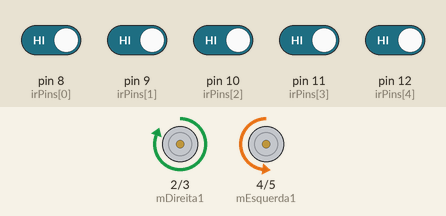
The sketch below on a simulated Arduino Uno, built with avr-gcc and run on an emulated ATmega328P. Parts: motor-driver pin pairs drawn as motors (green arrow = first pin HIGH = forward, orange = second pin HIGH = backward, longer = more drive). Inputs (shaded band) come from the test bench; at power-on: pin 8 (irPins[0]), pin 9 (irPins[1]), pin 10 (irPins[2]), pin 11 (irPins[3]), pin 12 (irPins[4]) HIGH.

Above: at 1.4 s.
1.5 s: pin 8 (irPins[0]) driven LOW and pin 9 (irPins[1]) driven LOW
At 2.2 s:
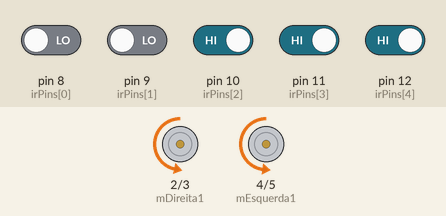
3.0 s: pin 8 (irPins[0]) driven HIGH
At 3.4 s:
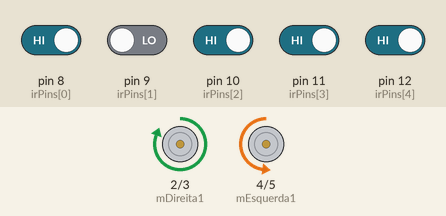
4.5 s: pin 8 (irPins[0]) driven LOW
At 5.7 s:
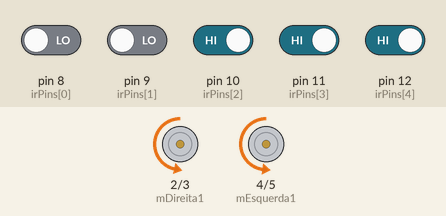
6.0 s: pin 9 (irPins[1]) driven HIGH
At 6.8 s:
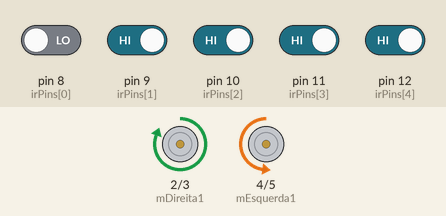
7.5 s: pin 11 (irPins[3]) driven LOW and pin 12 (irPins[4]) driven LOW
At 8.0 s:
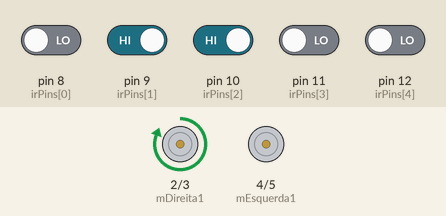
Timing chart, 0 to 10.0 s (numbered marks = the images above; inputs shaded):
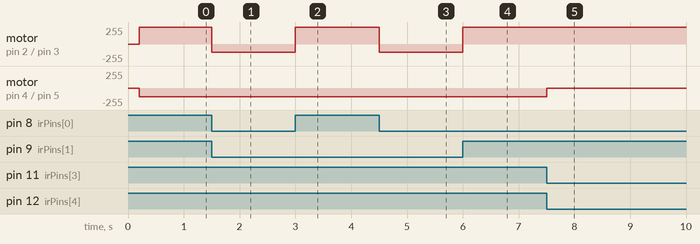

The sketch:

codigo_sensor_motor.ino
```cpp
//CODE BY TURMINHA DO DIDI 😂🤣 MORCEGOPOCILGA

//VARIAVEIS DO IR
const int irPins[5] = {8, 9, 10, 11,12};
int irSensorDigital[5] = {0,0,0,0,0};

//VARIAVEIS DO MOTOR
int mDireita1 = 2;
int mDireita2 = 3;
int mEsquerda1 = 4;
int mEsquerda2 = 5;
void setup() {

    // PINAGEM DO SENSOR IR COMO ENTRADA
  for (int i = 0; i <= 5; i++){
    pinMode(irPins[i], INPUT);
  }

  //PINAGEM DO MOTOR COMO SAÍDA
  pinMode (mDireita1, OUTPUT);
  pinMode (mDireita2, OUTPUT);
  pinMode (mEsquerda1, OUTPUT);
  pinMode (mDireita2, OUTPUT);

  delay(200);
  Serial.begin(9600);
}

void loop() {

  for ( int count = 0; count < 5;count++ ){

    irSensorDigital[count] = digitalRead(irPins[count]);
    }

  start();

  for ( int count = 0; count < 4;count++ ){

    irSensorDigital[count] = digitalRead(irPins[count]);
  }

}


void andar_frente() {
  analogWrite (mDireita1, 130);
  analogWrite (mDireita2, 0);
  analogWrite (mEsquerda1, 0);
  analogWrite (mEsquerda2, 130);
}

void andar_esquerda() {
  analogWrite (mDireita1, 130);
  analogWrite (mDireita2, 0);
  analogWrite (mEsquerda1, 125);
  analogWrite (mEsquerda2, 0);
}

void andar_direita() {
  analogWrite (mDireita1, 0);
  analogWrite (mDireita2, 125);
  analogWrite (mEsquerda1, 0);
  analogWrite (mEsquerda2, 130);
}

void andar_de_re() {
  analogWrite (mDireita1, 130);
  analogWrite (mDireita2, 0);
  analogWrite (mEsquerda1, 0);
  analogWrite (mEsquerda2, 130);
}

/*
void andar_90_direita(){
  analogWrite (mDireita1, 0);
  analogWrite (mDireita2, 0);
  analogWrite (mEsquerda1, 0);
  analogWrite (mEsquerda2, 115);
  delay(1000);
}

void andar_90_esquerda(){
  analogWrite (mDireita1, 115);
  analogWrite (mDireita2, 0);
  analogWrite (mEsquerda1, 0);
  analogWrite (mEsquerda2, 0);
  delay(1000);
}
*/
void start(){

  //11100
  if (irSensorDigital[0] == 1 && irSensorDigital[1] == 1 && irSensorDigital[2] == 1 && irSensorDigital[3] == 0 && irSensorDigital[4] == 0){
    andar_esquerda();

  }

  //11000
  else if(irSensorDigital[0] == 1 && irSensorDigital[1] == 1 && irSensorDigital[2] == 0 && irSensorDigital[3] == 0 && irSensorDigital[4] == 0){
    andar_esquerda();
  }
  //10000
  else if(irSensorDigital[0] == 1 && irSensorDigital[1] == 0 && irSensorDigital[2] == 0 && irSensorDigital[3] == 0 && irSensorDigital[4] == 0){
    andar_esquerda();
  }
  //01100
  else if(irSensorDigital[0] == 0 && irSensorDigital[1] == 1 && irSensorDigital[2] == 1 && irSensorDigital[3] == 0 && irSensorDigital[4] == 0){
    andar_esquerda();
  }
  //01000
  else if(irSensorDigital[0] == 0 && irSensorDigital[1] == 1 && irSensorDigital[2] == 0 && irSensorDigital[3] == 0 && irSensorDigital[4] == 0){
    andar_esquerda();
  }

    //CASOS PARA ANDAR PARA A DIREITA

  //00111
  else if(irSensorDigital[0] == 0 && irSensorDigital[1] == 0 && irSensorDigital[2] == 1 && irSensorDigital[3] == 1 && irSensorDigital[4] == 1){
    andar_direita();

  }

  //00011
  else if(irSensorDigital[0] == 0 && irSensorDigital[1] == 0 && irSensorDigital[2] == 0 && irSensorDigital[3] == 1 && irSensorDigital[4] == 1){
    andar_direita();
  }

  //00001
  else if(irSensorDigital[0] == 0 && irSensorDigital[1] == 0 && irSensorDigital[2] == 0 && irSensorDigital[3] == 0 && irSensorDigital[4] == 1){
    andar_direita();
  }

  //00010
  else if(irSensorDigital[0] == 0 && irSensorDigital[1] == 0 && irSensorDigital[2] == 0 && irSensorDigital[3] == 1 && irSensorDigital[4] == 0){
    andar_direita();
  }

    //CASOS PARA ANDAR PARA A FRENTE

  else{
    andar_frente();
  }


}
```

Measured:
- after the input at 1.5 s, motor on pin 2 (mDireita1) / pin 3 (mDireita2): forward 255/255 → backward 125/255 at once
- after the input at 3.0 s, motor on pin 2 (mDireita1) / pin 3 (mDireita2): backward 125/255 → forward 255/255 at once
- after the input at 4.5 s, motor on pin 2 (mDireita1) / pin 3 (mDireita2): forward 255/255 → backward 125/255 at once
- after the input at 6.0 s, motor on pin 2 (mDireita1) / pin 3 (mDireita2): backward 125/255 → forward 255/255 at once
- after the input at 7.5 s, motor on pin 4 (mEsquerda1) / pin 5 (mEsquerda2): backward 130/255 → stopped at once
